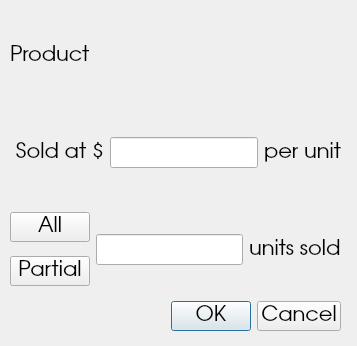
<?xml version="1.0" encoding="UTF-8"?>
<ui version="4.0">
 <class>Dialog</class>
 <widget class="QDialog" name="Dialog">
  <property name="geometry">
   <rect>
    <x>0</x>
    <y>0</y>
    <width>357</width>
    <height>346</height>
   </rect>
  </property>
  <property name="windowTitle">
   <string>Dialog</string>
  </property>
  <widget class="QWidget" name="verticalLayoutWidget_2">
   <property name="geometry">
    <rect>
     <x>10</x>
     <y>10</y>
     <width>331</width>
     <height>321</height>
    </rect>
   </property>
   <property name="font">
    <font>
     <family>URW Gothic L</family>
     <pointsize>16</pointsize>
    </font>
   </property>
   <layout class="QVBoxLayout" name="verticalLayout_2">
    <item>
     <widget class="QLabel" name="labelProduct">
      <property name="font">
       <font>
        <family>URW Gothic L</family>
        <pointsize>16</pointsize>
       </font>
      </property>
      <property name="text">
       <string>Product</string>
      </property>
     </widget>
    </item>
    <item>
     <layout class="QHBoxLayout" name="horizontalLayout">
      <item>
       <widget class="QLabel" name="label_2">
        <property name="font">
         <font>
          <family>URW Gothic L</family>
          <pointsize>16</pointsize>
         </font>
        </property>
        <property name="text">
         <string> Sold at $</string>
        </property>
       </widget>
      </item>
      <item>
       <widget class="QLineEdit" name="lineUnitPrice">
        <property name="font">
         <font>
          <family>URW Gothic L</family>
          <pointsize>16</pointsize>
         </font>
        </property>
       </widget>
      </item>
      <item>
       <widget class="QLabel" name="label_3">
        <property name="font">
         <font>
          <family>URW Gothic L</family>
          <pointsize>16</pointsize>
         </font>
        </property>
        <property name="text">
         <string>per unit</string>
        </property>
       </widget>
      </item>
     </layout>
    </item>
    <item>
     <layout class="QHBoxLayout" name="horizontalLayout_2">
      <item>
       <layout class="QVBoxLayout" name="verticalLayout">
        <item>
         <widget class="QPushButton" name="pushAllUnit">
          <property name="font">
           <font>
            <family>URW Gothic L</family>
            <pointsize>16</pointsize>
           </font>
          </property>
          <property name="text">
           <string>All</string>
          </property>
          <property name="checkable">
           <bool>true</bool>
          </property>
         </widget>
        </item>
        <item>
         <widget class="QPushButton" name="pushPartialUnit">
          <property name="font">
           <font>
            <family>URW Gothic L</family>
            <pointsize>16</pointsize>
           </font>
          </property>
          <property name="text">
           <string>Partial</string>
          </property>
          <property name="checkable">
           <bool>true</bool>
          </property>
         </widget>
        </item>
       </layout>
      </item>
      <item>
       <widget class="QLineEdit" name="linePartialUnit">
        <property name="font">
         <font>
          <family>URW Gothic L</family>
          <pointsize>16</pointsize>
         </font>
        </property>
       </widget>
      </item>
      <item>
       <widget class="QLabel" name="label_5">
        <property name="font">
         <font>
          <family>URW Gothic L</family>
          <pointsize>16</pointsize>
         </font>
        </property>
        <property name="text">
         <string>units sold</string>
        </property>
       </widget>
      </item>
     </layout>
    </item>
    <item>
     <widget class="QDialogButtonBox" name="buttonBox">
      <property name="font">
       <font>
        <family>URW Gothic L</family>
        <pointsize>16</pointsize>
       </font>
      </property>
      <property name="standardButtons">
       <set>QDialogButtonBox::Cancel|QDialogButtonBox::Ok</set>
      </property>
     </widget>
    </item>
   </layout>
  </widget>
 </widget>
 <resources/>
 <connections/>
</ui>
